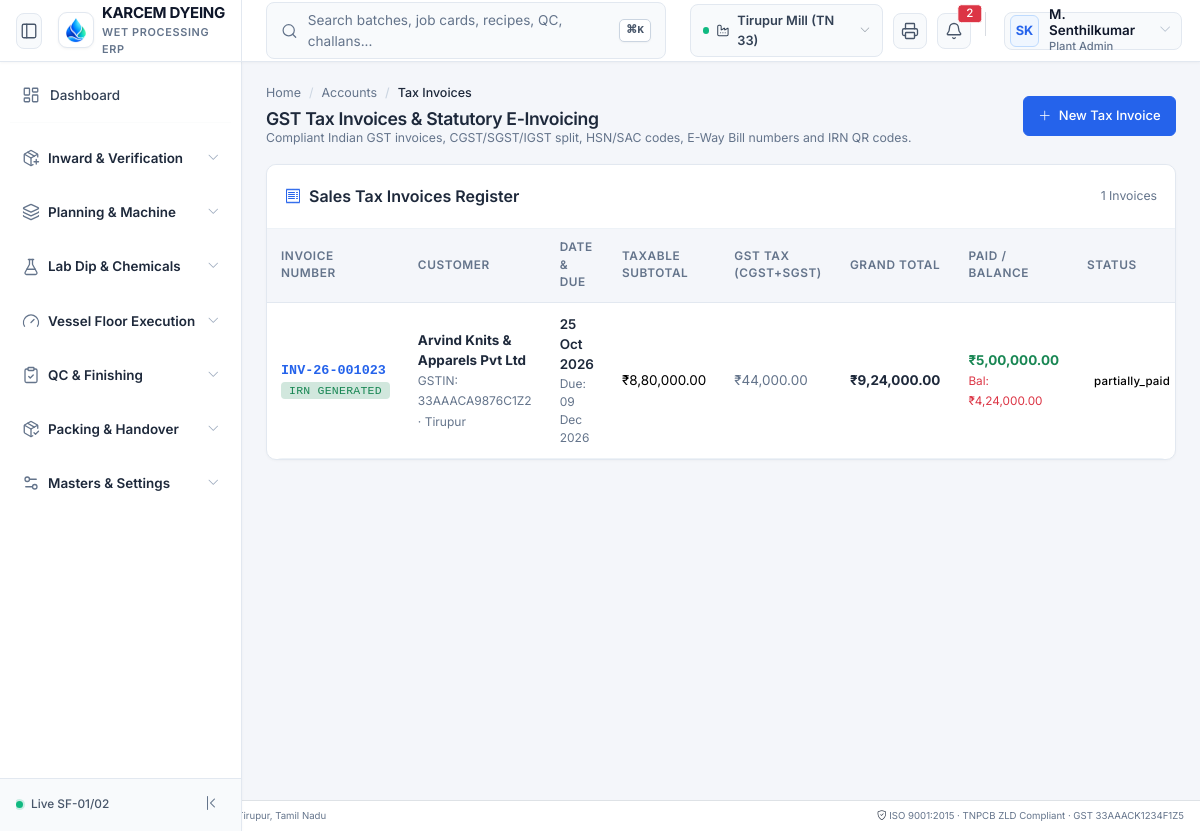
The page /modules/accounts/views/invoices.php on the database its author committed.
### tables this page shows
CREATE TABLE IF NOT EXISTS sales_invoices (
    id BIGINT UNSIGNED AUTO_INCREMENT PRIMARY KEY,
    company_id BIGINT UNSIGNED NOT NULL,
    invoice_no VARCHAR(64) NOT NULL UNIQUE,
    sales_order_id BIGINT UNSIGNED NULL,
    customer_id BIGINT UNSIGNED NOT NULL,
    invoice_date DATE NOT NULL,
    due_date DATE NOT NULL,
    irn_number VARCHAR(100) NULL,  
    qr_code_data TEXT NULL,
    eway_bill_no VARCHAR(32) NULL,
    subtotal DECIMAL(18,2) NOT NULL,
    cgst_amount DECIMAL(18,2) NOT NULL DEFAULT 0.00,
    sgst_amount DECIMAL(18,2) NOT NULL DEFAULT 0.00,
    igst_amount DECIMAL(18,2) NOT NULL DEFAULT 0.00,
    tax_total DECIMAL(18,2) NOT NULL DEFAULT 0.00,
    grand_total DECIMAL(18,2) NOT NULL,
    amount_paid DECIMAL(18,2) NOT NULL DEFAULT 0.00,
    balance_amount DECIMAL(18,2) NOT NULL,
    status ENUM('draft', 'posted', 'partially_paid', 'paid', 'cancelled') NOT NULL DEFAULT 'draft',
    posted_at DATETIME NULL,
    created_by BIGINT UNSIGNED NULL,
    created_at DATETIME NOT NULL DEFAULT CURRENT_TIMESTAMP,
    INDEX (company_id),
    INDEX (customer_id),
    INDEX (invoice_no)
);

CREATE TABLE IF NOT EXISTS customers (
    id BIGINT UNSIGNED AUTO_INCREMENT PRIMARY KEY,
    company_id BIGINT UNSIGNED NOT NULL,
    code VARCHAR(32) NOT NULL,
    name VARCHAR(150) NOT NULL,
    category ENUM('export', 'domestic', 'jobwork') NOT NULL DEFAULT 'domestic',
    gstin VARCHAR(15) NULL,
    pan VARCHAR(10) NULL,
    contact_person VARCHAR(100) NULL,
    phone VARCHAR(30) NULL,
    email VARCHAR(100) NULL,
    billing_address TEXT NOT NULL,
    shipping_address TEXT NULL,
    city VARCHAR(100) NOT NULL,
    state VARCHAR(100) NOT NULL DEFAULT 'Tamil Nadu',
    state_code VARCHAR(2) NOT NULL DEFAULT '33',
    pincode VARCHAR(10) NOT NULL,
    currency VARCHAR(3) NOT NULL DEFAULT 'INR',
    credit_limit DECIMAL(18,2) NOT NULL DEFAULT 0.00,
    credit_days INT NOT NULL DEFAULT 30,
    current_balance DECIMAL(18,2) NOT NULL DEFAULT 0.00,
    payment_terms VARCHAR(100) DEFAULT 'Net 30',
    status ENUM('active', 'inactive', 'on_hold') NOT NULL DEFAULT 'active',
    created_at DATETIME NOT NULL DEFAULT CURRENT_TIMESTAMP,
    INDEX (company_id),
    INDEX (code)
);

### core/Support/Url.php (called while the page is built, shortened)
<?php
class Url {
    private static ?string $base = null;
    public static function base(): string {
        if (self::$base !== null) {
            return self::$base;
        }
        $appUrl = Env::get('APP_URL');
        if (!empty($appUrl)) {
            $parsed = parse_url($appUrl, PHP_URL_PATH);
            self::$base = rtrim($parsed ?: '', '/');
            return self::$base;
        }
        $script = $_SERVER['SCRIPT_NAME'] ?? '';
        $dir = dirname($script);
        self::$base = ($dir === '/' || $dir === '\\') ? '' : rtrim(str_replace('\\', '/', $dir), '/');
        return self::$base;
    }
    public static function to(string $path = ''): string {
        $base = self::base();
        $path = '/' . ltrim($path, '/');
        if ($base !== '' && ($path === $base || str_starts_with($path, $base . '/'))) {
            return $path;
        }
        return $base . $path;
    }
}

### core/Support/Env.php (called while the page is built, shortened)
<?php
class Env {
    private static ?array $data = null;
    public static function load(string $filePath): void {
        if (!file_exists($filePath)) {
            return;
        }
        self::$data = [];
    }
    public static function get(string $key, mixed $default = null): mixed {
        return self::$data[$key] ?? getenv($key) ?? $default;
    }
}

### config/database.php (called while the page is built, shortened)
<?php
require_once __DIR__ . '/../core/Support/Env.php';
return [
    'driver'    => 'mysql',
    'host'      => Env::get('DB_HOST', '127.0.0.1'),
    'port'      => (int)Env::get('DB_PORT', 3306),
    'database'  => Env::get('DB_DATABASE', 'textile_erp'),
    'username'  => Env::get('DB_USERNAME', 'root'),
    'password'  => Env::get('DB_PASSWORD', ''),
    'charset'   => 'utf8mb4',
    'collation' => 'utf8mb4_unicode_ci',
    'options'   => [
        PDO::ATTR_ERRMODE            => PDO::ERRMODE_EXCEPTION,
        PDO::ATTR_DEFAULT_FETCH_MODE => PDO::FETCH_ASSOC,
        PDO::ATTR_EMULATE_PREPARES   => false,
    ]
];

### core/Database/Database.php (called while the page is built, shortened)
<?php
class Database {
    private static ?PDO $pdo = null;
    public static function getConnection(): PDO {
        if (self::$pdo === null) {
            $config = require dirname(__DIR__, 2) . '/config/database.php';
            $dsn = "mysql:host={$config['host']};port={$config['port']};dbname={$config['database']};charset={$config['charset']}";
            try {
                self::$pdo = new PDO($dsn, $config['username'], $config['password'], $config['options']);
            } catch (Exception $e) {
                throw new Exception("Database Connection Failed: " . $e->getMessage());
            }
        }
        return self::$pdo;
    }
    public static function fetchAll(string $sql, array $params = []): array {
        $stmt = self::getConnection()->prepare($sql);
        $stmt->execute($params);
        return $stmt->fetchAll();
    }
}

### core/Support/NumberToWords.php (called while the page is built, shortened)
<?php
class NumberToWords {
    public static function formatIndian(float $amount, int $decimals = 2): string {
        $neg = $amount < 0 ? '-' : '';
        $amount = abs($amount);
        $parts = explode('.', number_format($amount, $decimals, '.', ''));
        $whole = $parts[0];
        $dec = isset($parts[1]) ? '.' . $parts[1] : '';
        $last3 = substr($whole, -3);
        $rest = substr($whole, 0, -3);
        $restFormatted = preg_replace("/\B(?=(\d{2})+(?!\d))/", ",", $rest);
        return $neg . $restFormatted . ',' . $last3 . $dec;
    }
}

### modules/accounts/views/invoices.php (the view, shortened to what this page needs)
<?php
require_once dirname(__DIR__, 3) . '/includes/header.php';
require_once dirname(__DIR__, 3) . '/includes/sidebar.php';
$invoices = Database::fetchAll("SELECT inv.*, c.name as customer_name, c.gstin as customer_gstin, c.city as customer_city FROM sales_invoices inv JOIN customers c ON inv.customer_id = c.id ORDER BY inv.id DESC");
?>
<main class="cz-main">
  <div class="cz-content p-4">
    <div class="d-flex flex-wrap justify-content-between align-items-center mb-3 gap-2">
      <div>
        <nav aria-label="breadcrumb">
          <ol class="breadcrumb mb-1 small">
            <li class="breadcrumb-item"><a href="<?= Url::to('/dashboard') ?>">Home</a></li>
            <li class="breadcrumb-item"><a href="<?= Url::to('/accounts') ?>">Accounts</a></li>
            <li class="breadcrumb-item active">Tax Invoices</li>
          </ol>
        </nav>
        <h1 class="h4 fw-bold text-dark mb-0">GST Tax Invoices & Statutory E-Invoicing</h1>
        <p class="text-secondary small mb-0">Compliant Indian GST invoices, CGST/SGST/IGST split, HSN/SAC codes, E-Way Bill numbers and IRN QR codes.</p>
      </div>
      <div class="d-flex gap-2">
        <button class="btn btn-dark" data-bs-toggle="modal" data-bs-target="#newInvoiceModal">
          <i class="bi bi-plus-lg me-1"></i> New Tax Invoice
        </button>
      </div>
    </div>
    <section class="cz-panel">
      <div class="cz-panel-head d-flex justify-content-between align-items-center">
        <h2 class="h6 fw-bold mb-0 text-dark"><i class="bi bi-receipt text-primary me-2"></i>Sales Tax Invoices Register</h2>
        <span class="small text-secondary"><?= count($invoices) ?> Invoices</span>
      </div>
      <div class="table-responsive">
        <table class="table table-hover align-middle mb-0">
          <thead class="table-light small">
            <tr>
              <th>Invoice Number</th>
              <th>Customer</th>
              <th>Date & Due</th>
              <th>Taxable Subtotal</th>
              <th>GST Tax (CGST+SGST)</th>
              <th>Grand Total</th>
              <th>Paid / Balance</th>
              <th>Status</th>
            </tr>
          </thead>
          <tbody class="small">
            <?php foreach ($invoices as $inv): ?>
              <tr>
                <td class="fw-bold text-primary font-monospace">
                  <?= htmlspecialchars($inv['invoice_no']) ?>
                  <?php if (!empty($inv['irn_number'])): ?>
                    <span class="badge bg-success-subtle text-success d-block" style="font-size: 0.65rem;">IRN GENERATED</span>
                  <?php endif; ?>
                </td>
                <td>
                  <div class="fw-bold text-dark"><?= htmlspecialchars($inv['customer_name']) ?></div>
                  <span class="text-muted" style="font-size: 0.75rem;">GSTIN: <?= htmlspecialchars($inv['customer_gstin'] ?? 'URP') ?> · <?= htmlspecialchars($inv['customer_city']) ?></span>
                </td>
                <td>
                  <span class="text-dark fw-semibold"><?= date('d M Y', strtotime($inv['invoice_date'])) ?></span>
                  <span class="text-muted d-block" style="font-size: 0.75rem;">Due: <?= date('d M Y', strtotime($inv['due_date'])) ?></span>
                </td>
                <td>₹<?= NumberToWords::formatIndian($inv['subtotal'], 2) ?></td>
                <td class="text-secondary">₹<?= NumberToWords::formatIndian($inv['tax_total'], 2) ?></td>
                <td class="fw-bold text-dark">₹<?= NumberToWords::formatIndian($inv['grand_total'], 2) ?></td>
                <td>
                  <div class="fw-bold text-success">₹<?= NumberToWords::formatIndian($inv['amount_paid'], 2) ?></div>
                  <span class="text-danger small">Bal: ₹<?= NumberToWords::formatIndian($inv['balance_amount'], 2) ?></span>
                </td>
                <td><span class="badge-status status-<?= htmlspecialchars($inv['status']) ?>"><?= htmlspecialchars($inv['status']) ?></span></td>
              </tr>
            <?php endforeach; ?>
          </tbody>
        </table>
      </div>
    </section>
  </div>
</main>
<?php
require_once dirname(__DIR__, 3) . '/includes/footer.php';

### rows shown on the page
sales_invoices: invoice_no "INV-26-001023", shows "IRN GENERATED", customer.name "Arvind Knits & Apparels Pvt Ltd", customer.gstin "33AAACA9876C1Z2", customer.city "Tirupur", invoice_date "25 Oct 2026", due_date "09 Dec 2026", subtotal "8,80,000.00", tax_total "44,000.00", grand_total "9,24,000.00", amount_paid "5,00,000.00", balance_amount "4,24,000.00", status "partially_paid"

### other values the page prints
$_SESSION['active_branch_name'] "Tirupur Mill (TN 33)"
$currentUser['initials'] "SK"
$currentUser['full_name'] "M. Senthilkumar"
$grp['title'] "Inward & Verification"
$grp['title'] "Planning & Machine"
$grp['title'] "Lab Dip & Chemicals"
$grp['title'] "Vessel Floor Execution"
$grp['title'] "QC & Finishing"
$grp['title'] "Packing & Handover"
$grp['title'] "Masters & Settings"
count($invoices) "1"
